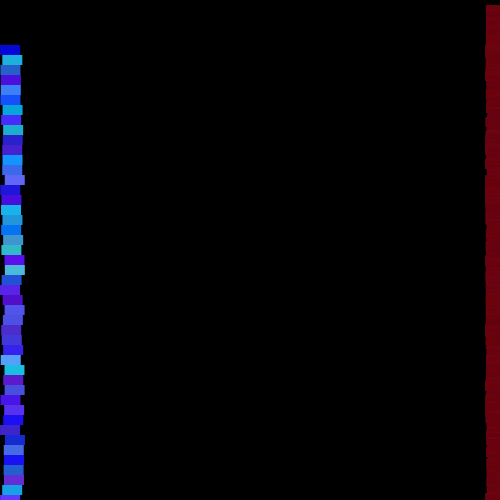
Frame 1 (no input)
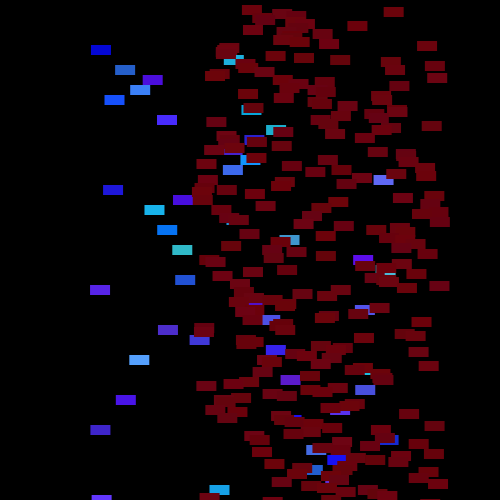
Frame 60 (the mouse pressed at the canvas centre just before this capture)
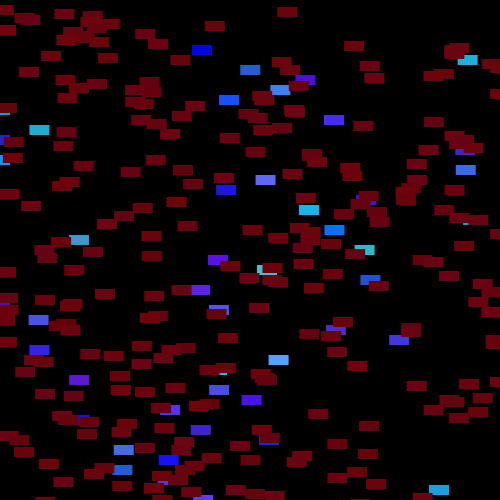
Frame 120 (the mouse held since frame 60 and released just before this capture)

The Processing sketch that drew these frames (run headless with seeded random() and noise(); from frame 60 on, the mouse is pressed at the canvas centre):

// Processing sketch: processing_120367
// ── processing_120367.pde

// solution to creating objects in a loop:  http://processing.org/discourse/beta/num_1243792004.html
// edited to add randomness to colors, speeds, and cars travelling in two directions
 
// total number of cars
int numCar = 800;                 
Car[] cars = new Car[numCar];
Car[] cars2 = new Car[numCar];
 
void setup() {
 size(500,500);
 
// set random colors, speeds
// all cars start at x2 and are 5px apart in y
 for(int i = 2; i <cars.length; i++){
   cars[i] = new Car(color((random(0,100)),(random(1,200)),(random(200,255))),0,i*10,(random(10,15)));
   cars2[i] = new Car(color((random(100,110)),(random(1,5)),(random(10,20))),width,i*2,(random(1,5)));
 }
}
 
void draw() {
 background(0);
// i = 1 so that the first car doesn't fall off the top of the window
 for(int i = 5; i <cars.length; i++){
   cars[i].move();
   cars[i].display();
   cars2[i].move2();
   cars2[i].display();  
 }
}
 
class Car {
 color c;
 float xpos;
 float ypos;
 float xspeed;
 
 Car(color tempC, float tempXpos, float tempYpos, float tempXspeed) {
   c = tempC;
   xpos = tempXpos;
   ypos = tempYpos;
   xspeed = tempXspeed;
 }
 
 void display() {
   stroke(0,0,0,0);
   fill(c);
   rectMode(CENTER);
   rect(xpos,ypos,20,10);
 }
 
 void move() {
   xpos = xpos + xspeed;
   if (xpos > width) {
     xpos = 0;
   }
 }
 void move2() {
   xpos = xpos - xspeed;
   if (xpos < 0) {
     xpos = width;
   }
 }
}
